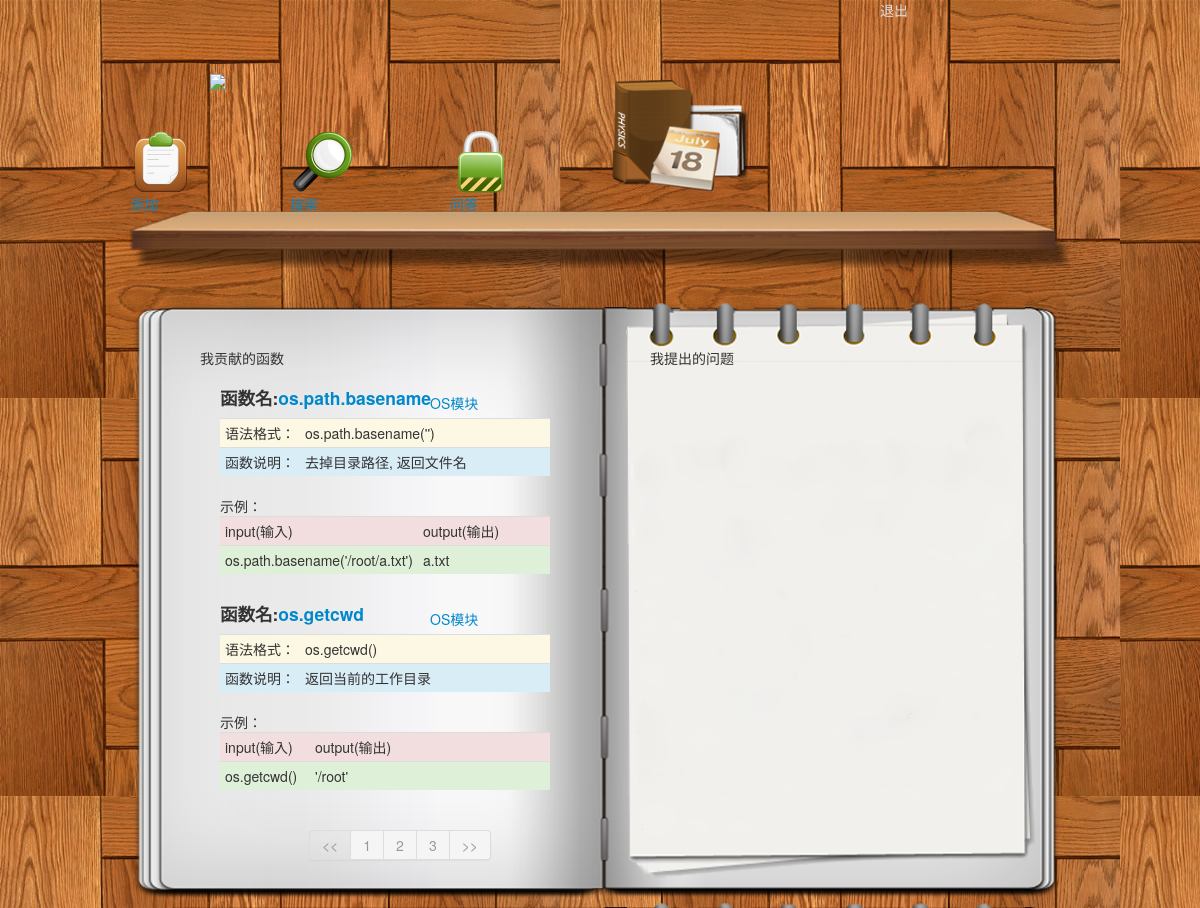
Screenshot of /addfunct/show_funcall/ (signed in) with the database file from the repository.
### app/models.py (models this page shows, shortened)
class Funct(models.Model):
    name = models.CharField(max_length=20)
    format = models.CharField(max_length=50)
    intro = models.TextField()
    inputs = models.CharField(max_length=50)
    outputs = models.CharField(max_length=50)
    time = models.DateTimeField(auto_now_add=True)
    user = models.ForeignKey(User)
    module = models.ForeignKey(Module)
    like = models.ManyToManyField(User,related_name='like',blank=True,null=True)

class Module(models.Model):
    name = models.CharField(max_length=100)

### app/views.py (the view)
# urls.py: url(r'^addfunct/show_funcall/$',show_funcall),
def show_funcall(request):
    if request.user.is_authenticated():
        headimg = request.session.get('headimg')
        fun_list = Funct.objects.filter(user=request.user).order_by('-id')
        paginator = Paginator(fun_list, 2) # Show 25 contacts per page
        f_list = range(1,paginator.num_pages+1)
        page = request.GET.get('page')
        try:
            functs = paginator.page(page)
        except PageNotAnInteger:
            functs = paginator.page(1)
        except EmptyPage:
            functs = paginator.page(paginator.num_pages)
        return render_to_response('show_funcall.html',locals())

### app/templates/show_funcall.html (shortened to what this page needs)
{% extends "base.html" %}
{% block content %}
<div class="row" style="margin-top:50px;">
     <div class="span5 offset1" style="margin-left:120px;">
         <div class="row">
         <p>我贡献的函数</p>
         </div>
         {%for funct in functs%}
        <div class="row">
       <div class="span3">
        <h4>函数名:<a href="/search/detail/?id={{funct.id}}" >{{funct.name}}</a> </h4>
       </div>
       <div class="span2" style="margin-left:-10px;margin-top:15px;">
         <a  onclick="document.mk.submit();" >{{funct.module.name}}</a>
       </div>
      </div>
      <div>
        <table class="table table-condensed" style="width:330px;">
            <tr class="warning">
              <td style="width:70px">语法格式：</td>
              <td>{{funct.format}}</td>
            </tr>
            <tr class="info">
              <td>函数说明：</td>
              <td>{{funct.intro}}</td>
            </tr>
        </table>
        示例：
         <table class="table table-condensed" style="width:330px;">
            <tr class="error">
              <td style="width:80px">input(输入)</td>
              <td>output(输出)</td>
            </tr>
            <tr class="success">
              <td>{{funct.inputs}}</td>
              <td>{{funct.outputs}}</td>
            </tr>
        </table>
      </div>
       {%endfor%}
        <div class="row">
        <div class="pagination pagination-centered">
          <ul>
           {% if functs.has_previous %}
            <li class="active"><a href="/addfunct/show_funcall/?page={{ functs.previous_page_number }}"><<</a></li>
            {% else %}
            <li class="disabled"><a ><<</a></li>
            {% endif %}
            {% for i in f_list %}
              {% if i == funts.number %}
            <li class="disabled"><a >{{i}}</a></li>
               {% else %}
            <li class="active"><a href="/addfunct/show_funcall/?page={{i}}">{{i}}</a></li>
               {% endif %}
              {% endfor %}
            {% if functs.has_next %}
            <li class="active"><a href="/addfunct/show_funcall/?page={{ functs.next_page_number }}">>></a></li>
               {% else%}
           <li class="disabled"><a >>></a></li>
               {% endif %}
          </ul>
        </div>
      </div>
     </div>
     <div class="span5 "  >
       <div class="row" style="margin-left:30px;">
         <p>我提出的问题</p>
       </div>
     </div>
</div>
{% endblock %}

### rows the page displays
Funct: name "os.path.basename", module.name "OS模块", format "os.path.basename('')", intro "去掉目录路径, 返回文件名", inputs "os.path.basename('/root/a.txt')", outputs "a.txt"
Funct: name "os.getcwd", module.name "OS模块", format "os.getcwd()", intro "返回当前的工作目录", inputs "os.getcwd()", outputs "'/root'"

### other values shown
{{ i }} "1" "2" "3"
